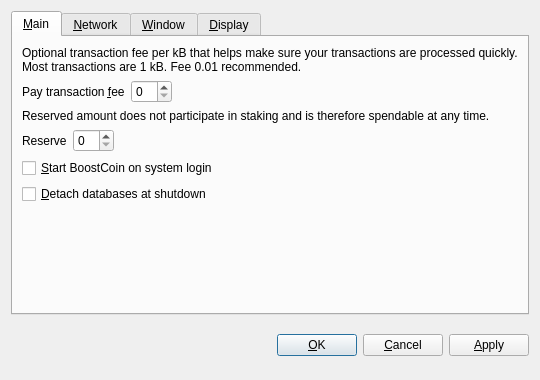
<?xml version="1.0" encoding="UTF-8"?>
<ui version="4.0">
 <class>OptionsDialog</class>
 <widget class="QDialog" name="OptionsDialog">
  <property name="geometry">
   <rect>
    <x>0</x>
    <y>0</y>
    <width>540</width>
    <height>380</height>
   </rect>
  </property>
  <property name="windowTitle">
   <string>Options</string>
  </property>
  <property name="modal">
   <bool>true</bool>
  </property>
  <layout class="QVBoxLayout" name="verticalLayout">
   <item>
    <widget class="QTabWidget" name="tabWidget">
     <property name="tabPosition">
      <enum>QTabWidget::North</enum>
     </property>
     <property name="currentIndex">
      <number>0</number>
     </property>
     <widget class="QWidget" name="tabMain">
      <attribute name="title">
       <string>&amp;Main</string>
      </attribute>
      <layout class="QVBoxLayout" name="verticalLayout_Main">
       <item>
        <widget class="QLabel" name="transactionFeeInfoLabel">
         <property name="text">
          <string>Optional transaction fee per kB that helps make sure your transactions are processed quickly. Most transactions are 1 kB. Fee 0.01 recommended.</string>
         </property>
         <property name="textFormat">
          <enum>Qt::PlainText</enum>
         </property>
         <property name="wordWrap">
          <bool>true</bool>
         </property>
        </widget>
       </item>
       <item>
        <layout class="QHBoxLayout" name="horizontalLayoutFee">
         <item>
          <widget class="QLabel" name="transactionFeeLabel">
           <property name="text">
            <string>Pay transaction &amp;fee</string>
           </property>
           <property name="textFormat">
            <enum>Qt::PlainText</enum>
           </property>
           <property name="buddy">
            <cstring>transactionFee</cstring>
           </property>
          </widget>
         </item>
         <item>
          <widget class="BitcoinAmountField" name="transactionFee"/>
         </item>
         <item>
          <spacer name="horizontalSpacerFee">
           <property name="orientation">
            <enum>Qt::Horizontal</enum>
           </property>
           <property name="sizeHint" stdset="0">
            <size>
             <width>40</width>
             <height>20</height>
            </size>
           </property>
          </spacer>
         </item>
        </layout>
       </item>
       <item>
        <widget class="QLabel" name="reserveBalanceInfoLabel">
         <property name="text">
          <string>Reserved amount does not participate in staking and is therefore spendable at any time.</string>
         </property>
         <property name="textFormat">
          <enum>Qt::PlainText</enum>
         </property>
         <property name="wordWrap">
          <bool>true</bool>
         </property>
        </widget>
       </item>
       <item>
        <layout class="QHBoxLayout" name="horizontalLayoutReserveBalance">
         <item>
          <widget class="QLabel" name="reserveBalanceLabel">
           <property name="text">
            <string>Reserve</string>
           </property>
           <property name="textFormat">
            <enum>Qt::PlainText</enum>
           </property>
           <property name="buddy">
            <cstring>reserveBalance</cstring>
           </property>
          </widget>
         </item>
         <item>
          <widget class="BitcoinAmountField" name="reserveBalance"/>
         </item>
         <item>
          <spacer name="horizontalSpacerReserveBalance">
           <property name="orientation">
            <enum>Qt::Horizontal</enum>
           </property>
           <property name="sizeHint" stdset="0">
            <size>
             <width>40</width>
             <height>20</height>
            </size>
           </property>
          </spacer>
         </item>
        </layout>
       </item>
       <item>
        <widget class="QCheckBox" name="bitcoinAtStartup">
         <property name="toolTip">
          <string>Automatically start BoostCoin after logging in to the system.</string>
         </property>
         <property name="text">
          <string>&amp;Start BoostCoin on system login</string>
         </property>
        </widget>
       </item>
       <item>
        <widget class="QCheckBox" name="detachDatabases">
         <property name="toolTip">
          <string>Detach block and address databases at shutdown. This means they can be moved to another data directory, but it slows down shutdown. The wallet is always detached.</string>
         </property>
         <property name="text">
          <string>&amp;Detach databases at shutdown</string>
         </property>
        </widget>
       </item>
       <item>
        <spacer name="verticalSpacer_Main">
         <property name="orientation">
          <enum>Qt::Vertical</enum>
         </property>
         <property name="sizeHint" stdset="0">
          <size>
           <width>20</width>
           <height>40</height>
          </size>
         </property>
        </spacer>
       </item>
      </layout>
     </widget>
     <widget class="QWidget" name="tabNetwork">
      <attribute name="title">
       <string>&amp;Network</string>
      </attribute>
      <layout class="QVBoxLayout" name="verticalLayout_Network">
       <item>
        <widget class="QCheckBox" name="mapPortUpnp">
         <property name="toolTip">
          <string>Automatically open the BoostCoin client port on the router. This only works when your router supports UPnP and it is enabled.</string>
         </property>
         <property name="text">
          <string>Map port using &amp;UPnP</string>
         </property>
        </widget>
       </item>
       <item>
        <widget class="QCheckBox" name="connectSocks">
         <property name="toolTip">
          <string>Connect to the BoostCoin network through a SOCKS proxy (e.g. when connecting through Tor).</string>
         </property>
         <property name="text">
          <string>&amp;Connect through SOCKS proxy:</string>
         </property>
        </widget>
       </item>
       <item>
        <layout class="QHBoxLayout" name="horizontalLayout_Network">
         <item>
          <widget class="QLabel" name="proxyIpLabel">
           <property name="text">
            <string>Proxy &amp;IP:</string>
           </property>
           <property name="textFormat">
            <enum>Qt::PlainText</enum>
           </property>
           <property name="buddy">
            <cstring>proxyIp</cstring>
           </property>
          </widget>
         </item>
         <item>
          <widget class="QValidatedLineEdit" name="proxyIp">
           <property name="maximumSize">
            <size>
             <width>140</width>
             <height>16777215</height>
            </size>
           </property>
           <property name="toolTip">
            <string>IP address of the proxy (e.g. 127.0.0.1)</string>
           </property>
          </widget>
         </item>
         <item>
          <widget class="QLabel" name="proxyPortLabel">
           <property name="text">
            <string>&amp;Port:</string>
           </property>
           <property name="textFormat">
            <enum>Qt::PlainText</enum>
           </property>
           <property name="buddy">
            <cstring>proxyPort</cstring>
           </property>
          </widget>
         </item>
         <item>
          <widget class="QLineEdit" name="proxyPort">
           <property name="maximumSize">
            <size>
             <width>55</width>
             <height>16777215</height>
            </size>
           </property>
           <property name="toolTip">
            <string>Port of the proxy (e.g. 9050)</string>
           </property>
          </widget>
         </item>
         <item>
          <widget class="QLabel" name="socksVersionLabel">
           <property name="text">
            <string>SOCKS &amp;Version:</string>
           </property>
           <property name="textFormat">
            <enum>Qt::PlainText</enum>
           </property>
           <property name="buddy">
            <cstring>socksVersion</cstring>
           </property>
          </widget>
         </item>
         <item>
          <widget class="QValueComboBox" name="socksVersion">
           <property name="toolTip">
            <string>SOCKS version of the proxy (e.g. 5)</string>
           </property>
          </widget>
         </item>
         <item>
          <spacer name="horizontalSpacer_Network">
           <property name="orientation">
            <enum>Qt::Horizontal</enum>
           </property>
           <property name="sizeHint" stdset="0">
            <size>
             <width>40</width>
             <height>20</height>
            </size>
           </property>
          </spacer>
         </item>
        </layout>
       </item>
       <item>
        <spacer name="verticalSpacer_Network">
         <property name="orientation">
          <enum>Qt::Vertical</enum>
         </property>
         <property name="sizeHint" stdset="0">
          <size>
           <width>20</width>
           <height>40</height>
          </size>
         </property>
        </spacer>
       </item>
      </layout>
     </widget>
     <widget class="QWidget" name="tabWindow">
      <attribute name="title">
       <string>&amp;Window</string>
      </attribute>
      <layout class="QVBoxLayout" name="verticalLayout_Window">
       <item>
        <widget class="QCheckBox" name="minimizeToTray">
         <property name="toolTip">
          <string>Show only a tray icon after minimizing the window.</string>
         </property>
         <property name="text">
          <string>&amp;Minimize to the tray instead of the taskbar</string>
         </property>
        </widget>
       </item>
       <item>
        <widget class="QCheckBox" name="minimizeOnClose">
         <property name="toolTip">
          <string>Minimize instead of exit the application when the window is closed. When this option is enabled, the application will be closed only after selecting Quit in the menu.</string>
         </property>
         <property name="text">
          <string>M&amp;inimize on close</string>
         </property>
        </widget>
       </item>
       <item>
        <spacer name="verticalSpacer_Window">
         <property name="orientation">
          <enum>Qt::Vertical</enum>
         </property>
         <property name="sizeHint" stdset="0">
          <size>
           <width>20</width>
           <height>40</height>
          </size>
         </property>
        </spacer>
       </item>
      </layout>
     </widget>
     <widget class="QWidget" name="tabDisplay">
      <attribute name="title">
       <string>&amp;Display</string>
      </attribute>
      <layout class="QVBoxLayout" name="verticalLayout_Display">
       <item>
        <layout class="QHBoxLayout" name="horizontalLayout_1_Display">
         <item>
          <widget class="QLabel" name="langLabel">
           <property name="text">
            <string>User Interface &amp;language:</string>
           </property>
           <property name="textFormat">
            <enum>Qt::PlainText</enum>
           </property>
           <property name="buddy">
            <cstring>lang</cstring>
           </property>
          </widget>
         </item>
         <item>
          <widget class="QValueComboBox" name="lang">
           <property name="toolTip">
            <string>The user interface language can be set here. This setting will take effect after restarting BoostCoin.</string>
           </property>
          </widget>
         </item>
        </layout>
       </item>
       <item>
        <layout class="QHBoxLayout" name="horizontalLayout_2_Display">
         <item>
          <widget class="QLabel" name="unitLabel">
           <property name="text">
            <string>&amp;Unit to show amounts in:</string>
           </property>
           <property name="textFormat">
            <enum>Qt::PlainText</enum>
           </property>
           <property name="buddy">
            <cstring>unit</cstring>
           </property>
          </widget>
         </item>
         <item>
          <widget class="QValueComboBox" name="unit">
           <property name="toolTip">
            <string>Choose the default subdivision unit to show in the interface and when sending coins.</string>
           </property>
          </widget>
         </item>
        </layout>
       </item>
       <item>
        <widget class="QCheckBox" name="displayAddresses">
         <property name="toolTip">
          <string>Whether to show BoostCoin addresses in the transaction list or not.</string>
         </property>
         <property name="text">
          <string>&amp;Display addresses in transaction list</string>
         </property>
        </widget>
       </item>
       <item>
        <widget class="QCheckBox" name="coinControlFeatures">
         <property name="toolTip">
          <string>Whether to show coin control features or not.</string>
         </property>
         <property name="text">
          <string>Display coin &amp;control features (experts only!)</string>
         </property>
        </widget>
       </item>
       <item>
        <spacer name="verticalSpacer_Display">
         <property name="orientation">
          <enum>Qt::Vertical</enum>
         </property>
         <property name="sizeHint" stdset="0">
          <size>
           <width>20</width>
           <height>40</height>
          </size>
         </property>
        </spacer>
       </item>
      </layout>
     </widget>
    </widget>
   </item>
   <item>
    <layout class="QHBoxLayout" name="horizontalLayout_Buttons">
     <item>
      <spacer name="horizontalSpacer_1">
       <property name="orientation">
        <enum>Qt::Horizontal</enum>
       </property>
       <property name="sizeHint" stdset="0">
        <size>
         <width>40</width>
         <height>48</height>
        </size>
       </property>
      </spacer>
     </item>
     <item>
      <widget class="QLabel" name="statusLabel">
       <property name="font">
        <font>
         <weight>75</weight>
         <bold>true</bold>
        </font>
       </property>
       <property name="text">
        <string/>
       </property>
       <property name="textFormat">
        <enum>Qt::PlainText</enum>
       </property>
       <property name="wordWrap">
        <bool>true</bool>
       </property>
      </widget>
     </item>
     <item>
      <spacer name="horizontalSpacer_2">
       <property name="orientation">
        <enum>Qt::Horizontal</enum>
       </property>
       <property name="sizeHint" stdset="0">
        <size>
         <width>40</width>
         <height>48</height>
        </size>
       </property>
      </spacer>
     </item>
     <item>
      <widget class="QPushButton" name="okButton">
       <property name="text">
        <string>&amp;OK</string>
       </property>
      </widget>
     </item>
     <item>
      <widget class="QPushButton" name="cancelButton">
       <property name="text">
        <string>&amp;Cancel</string>
       </property>
       <property name="autoDefault">
        <bool>false</bool>
       </property>
      </widget>
     </item>
     <item>
      <widget class="QPushButton" name="applyButton">
       <property name="text">
        <string>&amp;Apply</string>
       </property>
       <property name="autoDefault">
        <bool>false</bool>
       </property>
      </widget>
     </item>
    </layout>
   </item>
  </layout>
 </widget>
 <customwidgets>
  <customwidget>
   <class>BitcoinAmountField</class>
   <extends>QSpinBox</extends>
   <header>bitcoinamountfield.h</header>
  </customwidget>
  <customwidget>
   <class>QValueComboBox</class>
   <extends>QComboBox</extends>
   <header>qvaluecombobox.h</header>
  </customwidget>
  <customwidget>
   <class>QValidatedLineEdit</class>
   <extends>QLineEdit</extends>
   <header>qvalidatedlineedit.h</header>
  </customwidget>
 </customwidgets>
 <resources/>
 <connections/>
</ui>
